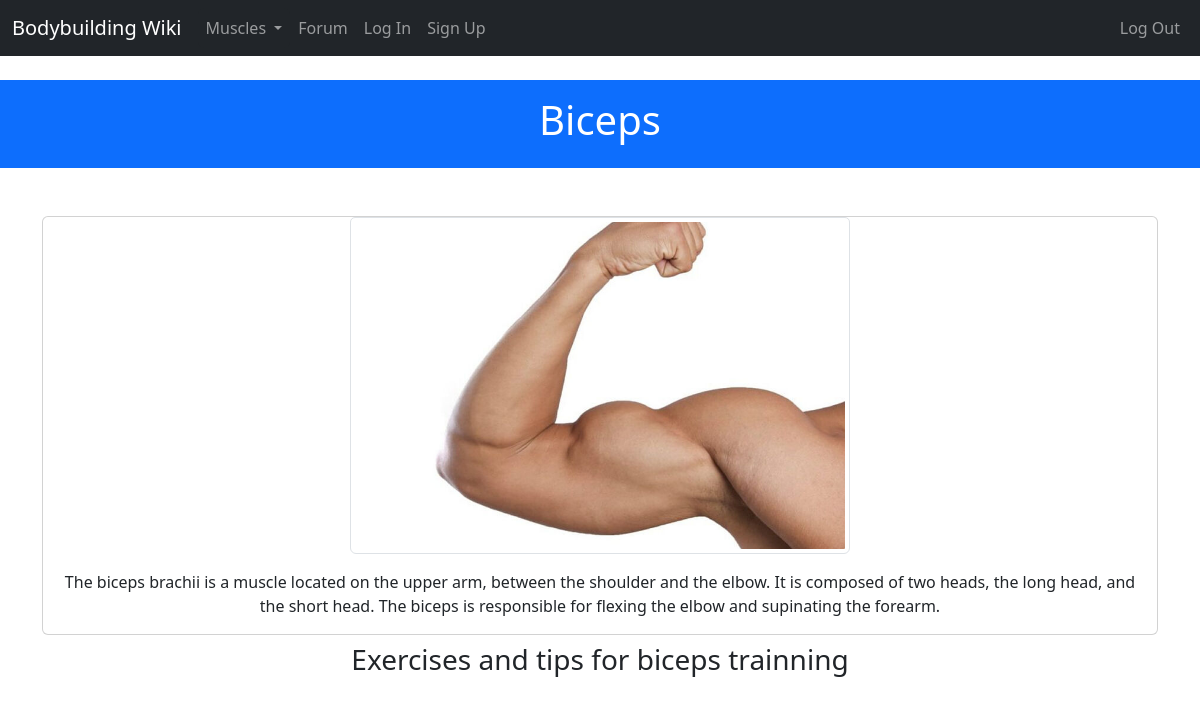
Page /muscle/detail/biceps on the earlier database version.
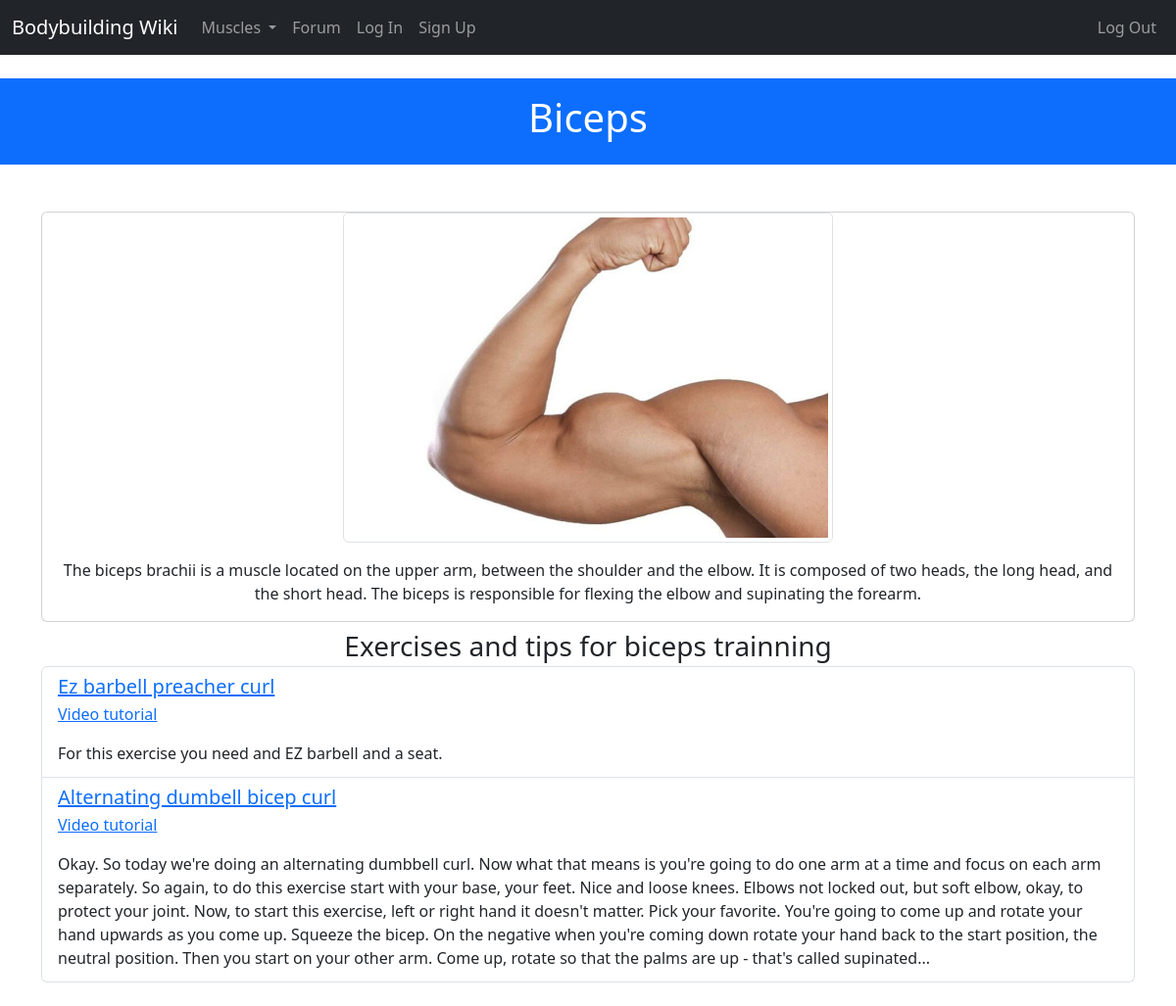
Same page on the later database version.
### project/muscle/models.py (models this page shows, shortened)
class Muscle(db.Model):
    __tablename__ = 'muscles'
    id = db.Column(db.Integer, primary_key=True)
    name = db.Column(db.String(50), unique=True)
    image_name = db.Column(db.String(50), unique=True, nullable=True)
    description = db.Column(db.String(200), nullable=False)
    exercises = db.relationship('Exercise', backref='muscle', lazy='dynamic')

class Exercise(db.Model):
    __tablename__ = 'exercises'
    id = db.Column(db.Integer, primary_key=True)
    muscle_id = db.Column(db.Integer, db.ForeignKey('muscles.id', name='fk_exercise_muscle'))
    name = db.Column(db.String(50), unique=True)
    video_link = db.Column(db.String(250), nullable=True)
    description = db.Column(db.Text())
    author_id = db.Column(db.Integer, db.ForeignKey('users.id'), nullable=False)
    author_name = db.Column(db.String(64))

### project/muscle/views.py (the view)
@muscle.route("/detail/<string:muscle>")
def muscle_detail(muscle):
    muscle = Muscle.query.filter_by(name=muscle.lower()).first_or_404()
    exercises = muscle.exercises.all()
    return render_template('muscle/muscle_detail.html', muscle=muscle, exercises=exercises)

### project/main/__init__.py (called while the page is built)
@main.app_context_processor
def inject_user():
    return dict(user=current_user or None)

@main.app_context_processor
def inject_permissions():
    return dict(Permission=Permission)

@main.app_context_processor
def inject_muscles():
    return dict(muscles=Muscle.query.all())

### project/models.py (called while the page is built)
    def is_admin(self):
        return False

### project/templates/muscle/muscle_detail.html (shortened to what this page needs)
{% extends 'base.html' %}
{% block header %} {{ muscle.name | capitalize }}  {% endblock header %}
{% block content %}
<div class="container mt-5">
    <div class="card text-center">
        <img src="{{ url_for('static', filename=muscle.image_name) }}"
        class="card-img-top img-thumbnail mx-auto" style="max-width: 500px; max-height: 500px;" alt="{{ muscle.name }}">
        <div class="card-body">
            <p class="card-text">{{ muscle.description }}</p>
        </div>
    </div>
</div>
<div class="container mt-2 mb-4">
    <h3 class="mb-1 text-center">Exercises and tips for {{ muscle.name.lower() }} trainning</h3>
    <div class="list-group">
        {% for exercise in exercises %}
        <div class="list-group-item list-group-item-action" aria-current="true">
          <div class="d-flex w-100 justify-content-between">
            <h5 class="mb-1"> <a href="{{ url_for('muscle.exercise_detail', muscle=exercise.muscle.name, name=exercise.name) }}">{{exercise.name}}</a></h5>
          </div>
          {% if exercise.video_link %}
          <p><a href={{exercise.video_link}}>Video tutorial</a></p>
        {% endif %}
          <p class="mb-1">{{ exercise.description|truncate(700) }}</p>
        </div>
        {% endfor %}
</div>
{% endblock content %}

### project/templates/base.html (shortened to what this page needs)
<!DOCTYPE html>
<html lang="en">
  <head>
    <link href="https://cdn.jsdelivr.net/npm/bootstrap@5.3.2/dist/css/bootstrap.min.css" rel="stylesheet">
    <link href="{{ url_for('static', filename='css/arnold.css' )}}" rel="stylesheet">
  </head>
  <body>
    {% block navbar %}
      <nav class="navbar navbar-expand-lg navbar-dark bg-dark">
        <div class="container-fluid">
                <a class="navbar-brand" href="{{url_for('main.index')}}">Bodybuilding Wiki</a>
            <div class="collapse navbar-collapse" id="navbarCollapse">
                <ul class="navbar-nav me-auto mb-2 mb-md-0">
                    <li class="nav-item">
                        <div class="dropdown">
                            <a class=" nav-link btn btn-dark dropdown-toggle bg-dark" href="#" role="button" data-bs-toggle="dropdown" aria-expanded="false">
                              Muscles
                            </a>
                          </div>
                    </li>
                    <li class="nav-item">
                        <a class="nav-link" href="{{ url_for('forum.index') }}">Forum</a>
                    </li>
                    {% if user.is_authenticated %}
                    <li class="nav-item">
                        <a class="nav-link" href="{{ url_for('main.user_detail', username=current_user.username) }}">
                        Profile
                        </a>
                    </li>
                    <li class="nav-item">
                        <a class="nav-link" href="{{ url_for('search.my_papers') }}">Saved articles</a>
                    </li>
                    {% else %}
                    <li class="nav-item">
                        <a class="nav-link" href="{{url_for('auth.login')}}">Log In</a>
                    </li>
                    <li class="nav-item">
                        <a class="nav-link" href="{{url_for('auth.signup')}}">Sign Up</a>
                    </li>
                    {% endif %}
                </ul>
                <ul class="navbar-nav  justify-content-end">
                    <li class="nav-item justify-content-end">
                        <a class="nav-link " href="{{url_for('auth.logout')}}">Log Out</a>
                    </li>
                </ul>
            </div>
        </div>
    </nav>
  {% endblock navbar %}
  <div class="container-fluid bg-primary mt-4 text-white py-3 text-center">
      <h1 class="display-6">{% block header %}Bodybuilding Wiki{% endblock header %}</h1>
  </div>
  <div class="container-fluid mt-4">
        {% block content %}
        {% endblock content %}
  </div>
  </body>
</html>

### project/static/css/arnold.css (style rules this page uses)
img { outline: none; }

Differences in the rows shown:
added Exercise: name "Ez barbell preacher curl", description "For this exercise you need and EZ barbell and a seat."
added Exercise: name "Alternating dumbell bicep curl", description "Okay. So today we're doing an alternating dumbbell curl. Now what that means is you're going to do one arm at a time and focus on each arm separately. So again, to do this exercise start with your base, your feet. Nice and loose knees. Elbows not locked out, but soft elbow, okay, to protect your joint. Now, to start this exercise, left or right hand it doesn't matter. Pick your favorite. You're going to come up and rotate your hand upwards as you come up. Squeeze the bicep. On the negative when you're coming down rotate your hand back to the start position, the neutral position. Then you start on your other arm. Come up, rotate so that the palms are up - that's called supinated..."
